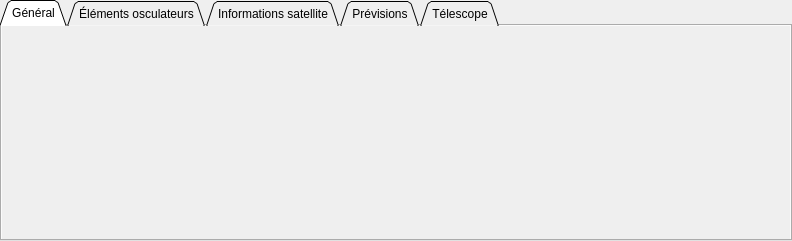
<?xml version="1.0" encoding="UTF-8"?>
<ui version="4.0">
 <class>Onglets</class>
 <widget class="QTabWidget" name="Onglets">
  <property name="geometry">
   <rect>
    <x>0</x>
    <y>0</y>
    <width>792</width>
    <height>241</height>
   </rect>
  </property>
  <property name="minimumSize">
   <size>
    <width>792</width>
    <height>241</height>
   </size>
  </property>
  <property name="maximumSize">
   <size>
    <width>792</width>
    <height>241</height>
   </size>
  </property>
  <property name="windowTitle">
   <string notr="true">TabWidget</string>
  </property>
  <property name="toolTip">
   <string notr="true"/>
  </property>
  <property name="autoFillBackground">
   <bool>true</bool>
  </property>
  <property name="tabShape">
   <enum>QTabWidget::Triangular</enum>
  </property>
  <property name="currentIndex">
   <number>0</number>
  </property>
  <widget class="QWidget" name="general">
   <property name="autoFillBackground">
    <bool>true</bool>
   </property>
   <attribute name="title">
    <string>Général</string>
   </attribute>
  </widget>
  <widget class="QWidget" name="elementsOsculateurs">
   <attribute name="title">
    <string>Éléments osculateurs</string>
   </attribute>
  </widget>
  <widget class="QWidget" name="informations">
   <attribute name="title">
    <string>Informations satellite</string>
   </attribute>
   <widget class="QStackedWidget" name="stackedWidget_informations">
    <property name="geometry">
     <rect>
      <x>0</x>
      <y>0</y>
      <width>781</width>
      <height>211</height>
     </rect>
    </property>
    <property name="currentIndex">
     <number>0</number>
    </property>
    <widget class="QWidget" name="informationsSat"/>
    <widget class="QWidget" name="rechercheSat"/>
    <widget class="QWidget" name="informationsStationSpatiale"/>
   </widget>
   <widget class="QToolButton" name="infoSuiv">
    <property name="geometry">
     <rect>
      <x>736</x>
      <y>0</y>
      <width>16</width>
      <height>22</height>
     </rect>
    </property>
    <property name="font">
     <font>
      <bold>true</bold>
     </font>
    </property>
    <property name="mouseTracking">
     <bool>true</bool>
    </property>
    <property name="autoRaise">
     <bool>true</bool>
    </property>
    <property name="arrowType">
     <enum>Qt::RightArrow</enum>
    </property>
   </widget>
   <widget class="QToolButton" name="infoPrec">
    <property name="geometry">
     <rect>
      <x>720</x>
      <y>0</y>
      <width>16</width>
      <height>22</height>
     </rect>
    </property>
    <property name="font">
     <font>
      <bold>true</bold>
     </font>
    </property>
    <property name="mouseTracking">
     <bool>true</bool>
    </property>
    <property name="autoRaise">
     <bool>true</bool>
    </property>
    <property name="arrowType">
     <enum>Qt::LeftArrow</enum>
    </property>
   </widget>
  </widget>
  <widget class="QWidget" name="previsions">
   <attribute name="title">
    <string>Prévisions</string>
   </attribute>
   <widget class="QToolButton" name="previsionSuiv">
    <property name="geometry">
     <rect>
      <x>736</x>
      <y>0</y>
      <width>16</width>
      <height>22</height>
     </rect>
    </property>
    <property name="font">
     <font>
      <bold>true</bold>
     </font>
    </property>
    <property name="mouseTracking">
     <bool>true</bool>
    </property>
    <property name="autoRaise">
     <bool>true</bool>
    </property>
    <property name="arrowType">
     <enum>Qt::RightArrow</enum>
    </property>
   </widget>
   <widget class="QToolButton" name="previsionPrec">
    <property name="geometry">
     <rect>
      <x>720</x>
      <y>0</y>
      <width>16</width>
      <height>22</height>
     </rect>
    </property>
    <property name="font">
     <font>
      <bold>true</bold>
     </font>
    </property>
    <property name="mouseTracking">
     <bool>true</bool>
    </property>
    <property name="autoRaise">
     <bool>true</bool>
    </property>
    <property name="arrowType">
     <enum>Qt::LeftArrow</enum>
    </property>
   </widget>
   <widget class="QStackedWidget" name="stackedWidget_previsions">
    <property name="geometry">
     <rect>
      <x>0</x>
      <y>0</y>
      <width>781</width>
      <height>211</height>
     </rect>
    </property>
    <property name="currentIndex">
     <number>0</number>
    </property>
    <widget class="QWidget" name="prevision"/>
    <widget class="QWidget" name="flashs"/>
    <widget class="QWidget" name="transits"/>
    <widget class="QWidget" name="evenementsOrbitaux"/>
   </widget>
   <zorder>stackedWidget_previsions</zorder>
   <zorder>previsionSuiv</zorder>
   <zorder>previsionPrec</zorder>
  </widget>
  <widget class="QWidget" name="telescope">
   <attribute name="title">
    <string>Télescope</string>
   </attribute>
  </widget>
 </widget>
 <resources/>
 <connections/>
</ui>
